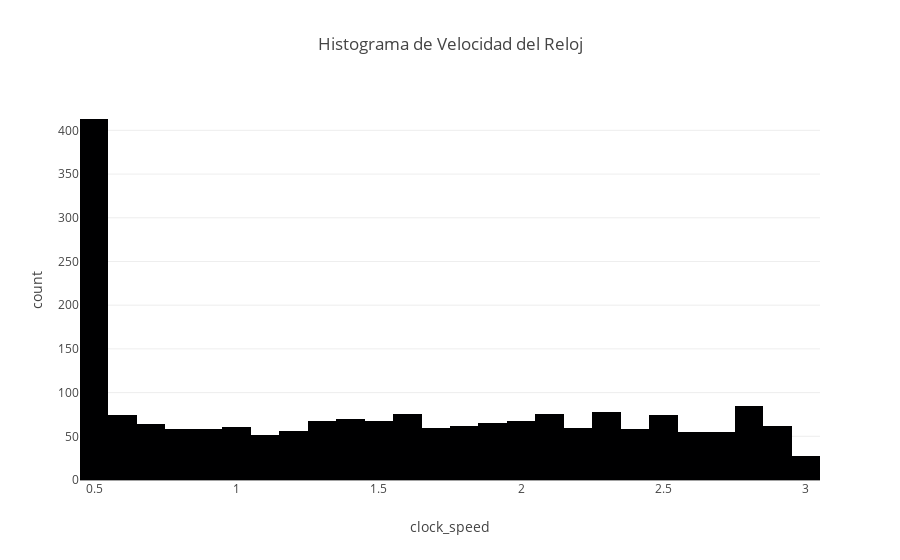
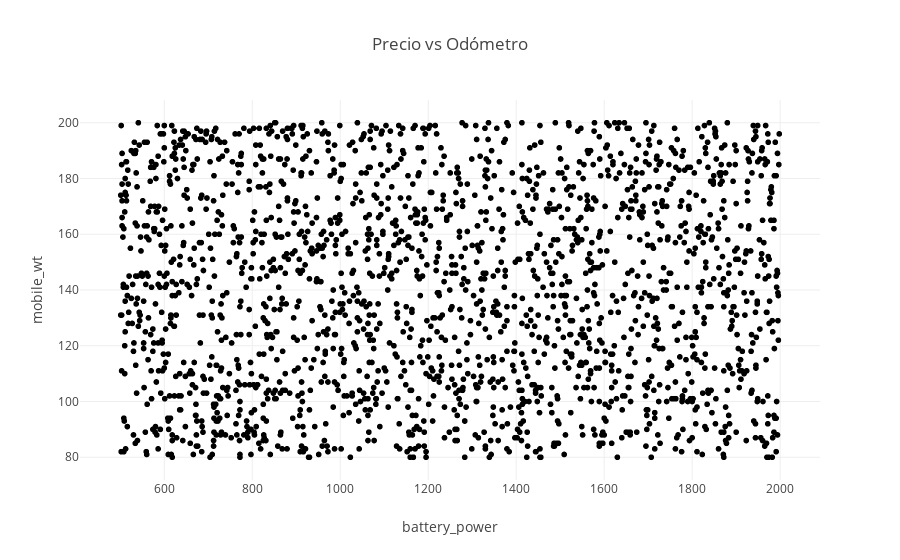

The notebook cell these images were saved under, in order:
### Markdown cell above
## Paso 3: Análisis Exploratorio de Datos (EDA)

Utiliza **pandas** y **plotly-express** para explorar y visualizar el dataset. Por ejemplo, puedes generar un histograma y un gráfico de dispersión.

### Code cell
import plotly.express as px

# Crear un histograma de la columna 'clock_speed' o, si no existe, de la primera columna
if 'clock_speed' in df.columns:
    fig_hist = px.histogram(df, x='clock_speed', title='Histograma de Velocidad del Reloj')
else:
    fig_hist = px.histogram(df, x=df.columns[0], title=f'Histograma de {df.columns[0]}')
fig_hist.show()

# Crear un gráfico de dispersión (scatter plot) entre 'odometer' y 'price' si existen
if 'battery_power' in df.columns and 'mobile_wt' in df.columns:
    fig_scatter = px.scatter(df, x='battery_power', y='mobile_wt', title='Precio vs Odómetro')
    fig_scatter.show()
else:
    print("No se encontraron las columnas 'odometer' y 'price' para crear el scatter plot.")

### Figure 1 — Plotly figure (JSON) as saved in the notebook; plotly's stock layout.template omitted (floating-point values rounded to 4 significant figures; data arrays with more than 128 entries replaced by an {"elided": "..."} marker saying what was removed)
{"data": [{"alignmentgroup": "True", "bingroup": "x", "hovertemplate": "clock_speed=%{x}<br>count=%{y}<extra></extra>", "legendgroup": "", "marker": {"color": "#000001", "pattern": {"shape": ""}}, "name": "", "offsetgroup": "", "orientation": "v", "showlegend": false, "type": "histogram", "x": {"elided": "2000 float values"}, "xaxis": "x", "yaxis": "y"}], "layout": {"barmode": "relative", "legend": {"tracegroupgap": 0}, "title": {"text": "Histograma de Velocidad del Reloj"}, "xaxis": {"anchor": "y", "domain": [0, 1], "title": {"text": "clock_speed"}}, "yaxis": {"anchor": "x", "domain": [0, 1], "title": {"text": "count"}}}}

### Figure 2 — Plotly figure (JSON) as saved in the notebook; plotly's stock layout.template omitted (floating-point values rounded to 4 significant figures; data arrays with more than 128 entries replaced by an {"elided": "..."} marker saying what was removed)
{"data": [{"hovertemplate": "battery_power=%{x}<br>mobile_wt=%{y}<extra></extra>", "legendgroup": "", "marker": {"color": "#000001", "symbol": "circle"}, "mode": "markers", "name": "", "showlegend": false, "type": "scattergl", "x": {"elided": "2000 int values"}, "xaxis": "x", "y": {"elided": "2000 int values"}, "yaxis": "y"}], "layout": {"legend": {"tracegroupgap": 0}, "title": {"text": "Precio vs Odómetro"}, "xaxis": {"anchor": "y", "domain": [0, 1], "title": {"text": "battery_power"}}, "yaxis": {"anchor": "x", "domain": [0, 1], "title": {"text": "mobile_wt"}}}}
